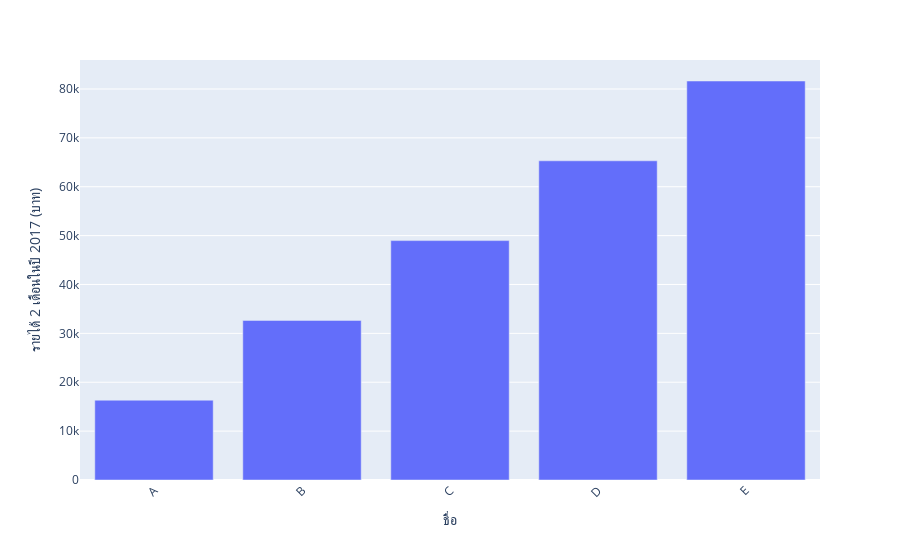

Write notebook code for a chart like this one.
### Markdown cell above
# 2.

### Code cell
import plotly.express as px
fig=px.bar(df,x=df.index,y=df["2017"]*2,
           labels={"x":"ชื่อ","y":"รายได้ 2 เดือนในปี 2017 (บาท)"}
          )
fig.update_layout(xaxis_tickangle=-45)
fig.show()

### Figure 1 — Plotly figure (JSON) as saved in the notebook; plotly's stock layout.template omitted (floating-point values rounded to 4 significant figures)
{"data": [{"alignmentgroup": "True", "hoverlabel": {"namelength": 0}, "hovertemplate": "ชื่อ=%{x}<br>รายได้ 2 เดือนในปี 2017 (บาท)=%{y}", "legendgroup": "", "marker": {"color": "#636efa"}, "name": "", "offsetgroup": "", "orientation": "v", "showlegend": false, "textposition": "auto", "type": "bar", "x": ["A", "B", "C", "D", "E"], "xaxis": "x", "y": [16330.0, 32650.0, 48980.0, 65300.0, 81630.0], "yaxis": "y"}], "layout": {"barmode": "relative", "legend": {"tracegroupgap": 0}, "margin": {"t": 60}, "xaxis": {"anchor": "y", "domain": [0, 1], "tickangle": -45, "title": {"text": "ชื่อ"}}, "yaxis": {"anchor": "x", "domain": [0, 1], "title": {"text": "รายได้ 2 เดือนในปี 2017 (บาท)"}}}}
